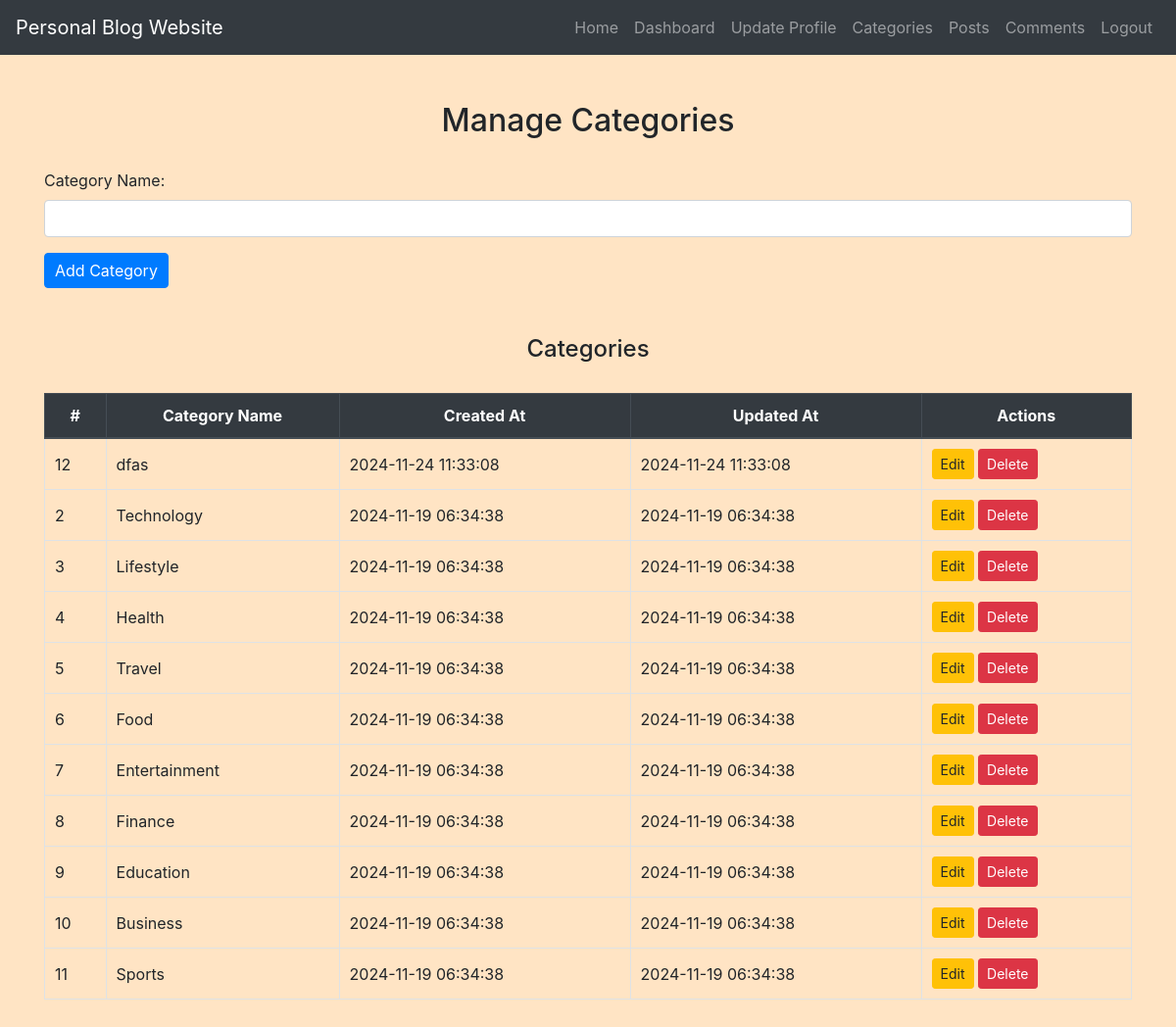
The page /manage_categories.php (signed in) on the database its author committed.
### tables this page shows
CREATE TABLE `categories` (
  `id` int(11) NOT NULL,
  `name` varchar(255) NOT NULL,
  `created_at` timestamp NOT NULL DEFAULT current_timestamp(),
  `updated_at` timestamp NOT NULL DEFAULT current_timestamp() ON UPDATE current_timestamp()
);

### manage_categories.php (the view, shortened to what this page needs)
<?php
include('config.php');
$sql = "SELECT id, name, created_at, updated_at FROM categories ORDER BY created_at DESC";
$result = mysqli_query($conn, $sql);
?>
<!DOCTYPE html>
<html>
<head>
    <link rel="stylesheet" href="https://maxcdn.bootstrapcdn.com/bootstrap/4.5.2/css/bootstrap.min.css">
    <link rel="stylesheet" href="./css/style.css">
</head>
<body>
<?php include('navbar.php'); ?>
<div class="container mt-5">
    <div class="text-center">
        <h2>Manage Categories</h2>
    </div>
    <div class="profile-container">
        <form method="post" action="<?php echo htmlspecialchars($_SERVER["PHP_SELF"]); ?>">
            <div class="form-group">
                <label for="category_name">Category Name:</label>
                <input type="text" class="form-control" name="category_name" required>
            </div>
            <button type="submit" name="add_category" class="btn btn-primary">Add Category</button>
        </form>
    </div>
    <div class="mt-5">
        <h4>Categories</h4>
        <table class="table table-bordered">
            <thead class="thead-dark">
                <tr>
                    <th>#</th>
                    <th>Category Name</th>
                    <th>Created At</th>
                    <th>Updated At</th>
                    <th>Actions</th>
                </tr>
            </thead>
            <tbody>
                <?php
                if (mysqli_num_rows($result) > 0) {
                    while ($row = mysqli_fetch_assoc($result)) {
                        echo '<tr>';
                        echo '<td>' . $row['id'] . '</td>';
                        echo '<td>' . $row['name'] . '</td>';
                        echo '<td>' . $row['created_at'] . '</td>';
                        echo '<td>' . $row['updated_at'] . '</td>';
                        echo '<td>
                                <a href="edit_category.php?id=' . $row['id'] . '" class="btn btn-warning btn-sm">Edit</a>
                                <a href="?delete_id=' . $row['id'] . '" class="btn btn-danger btn-sm" onclick="return confirm(\'Are you sure you want to delete this category?\')">Delete</a>
                              </td>';
                        echo '</tr>';
                    }
                } else {
                    echo '<tr><td colspan="5" class="text-center">No categories found.</td></tr>';
                }
                ?>
            </tbody>
        </table>
    </div>
</div>
</body>
</html>

### css/style.css (style rules this page uses)
body { background-color: bisque; }
h1, h2, h3, h4 { text-align: center; margin-top: 30px; margin-bottom: 30px; }
.container { margin-bottom: 40px; }
.table { width: 100%; border-collapse: collapse; margin-top: 20px; }
.table th, .table td { padding: 10px; border: 1px solid #dee2e6; }
.table thead th { background-color: #f8f9fa; font-weight: bold; text-align: center; }
.table tbody td { vertical-align: middle; }
.btn-primary { padding: 5px 10px; }

### rows shown on the page
categories: id "12", name "dfas", created_at "2024-11-24 11:33:08", updated_at "2024-11-24 11:33:08"
categories: id "2", name "Technology", created_at "2024-11-19 06:34:38", updated_at "2024-11-19 06:34:38"
categories: id "3", name "Lifestyle", created_at "2024-11-19 06:34:38", updated_at "2024-11-19 06:34:38"
categories: id "4", name "Health", created_at "2024-11-19 06:34:38", updated_at "2024-11-19 06:34:38"
categories: id "5", name "Travel", created_at "2024-11-19 06:34:38", updated_at "2024-11-19 06:34:38"
categories: id "6", name "Food", created_at "2024-11-19 06:34:38", updated_at "2024-11-19 06:34:38"
categories: id "7", name "Entertainment", created_at "2024-11-19 06:34:38", updated_at "2024-11-19 06:34:38"
categories: id "8", name "Finance", created_at "2024-11-19 06:34:38", updated_at "2024-11-19 06:34:38"
categories: id "9", name "Education", created_at "2024-11-19 06:34:38", updated_at "2024-11-19 06:34:38"
categories: id "10", name "Business", created_at "2024-11-19 06:34:38", updated_at "2024-11-19 06:34:38"
categories: id "11", name "Sports", created_at "2024-11-19 06:34:38", updated_at "2024-11-19 06:34:38"
